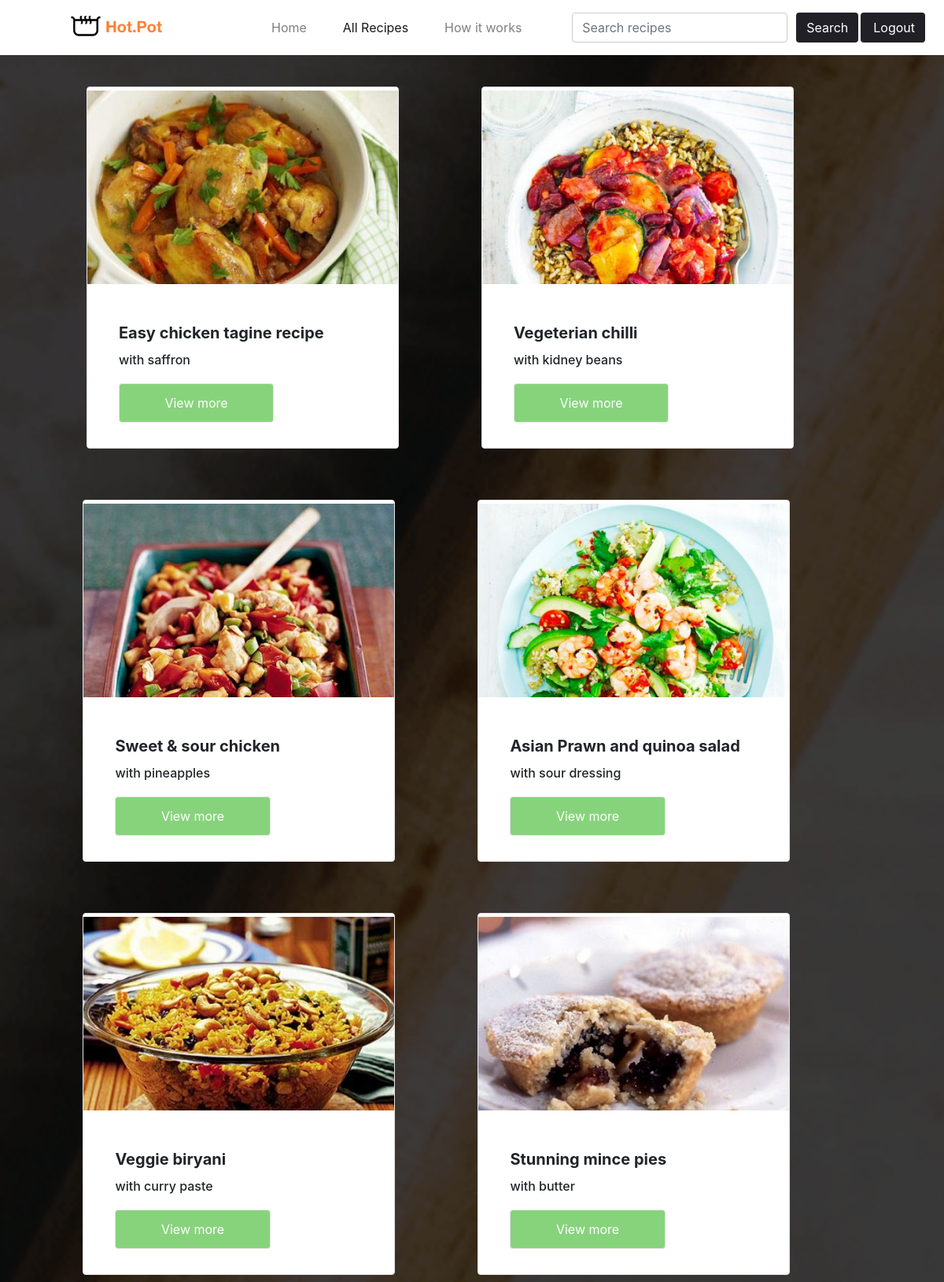
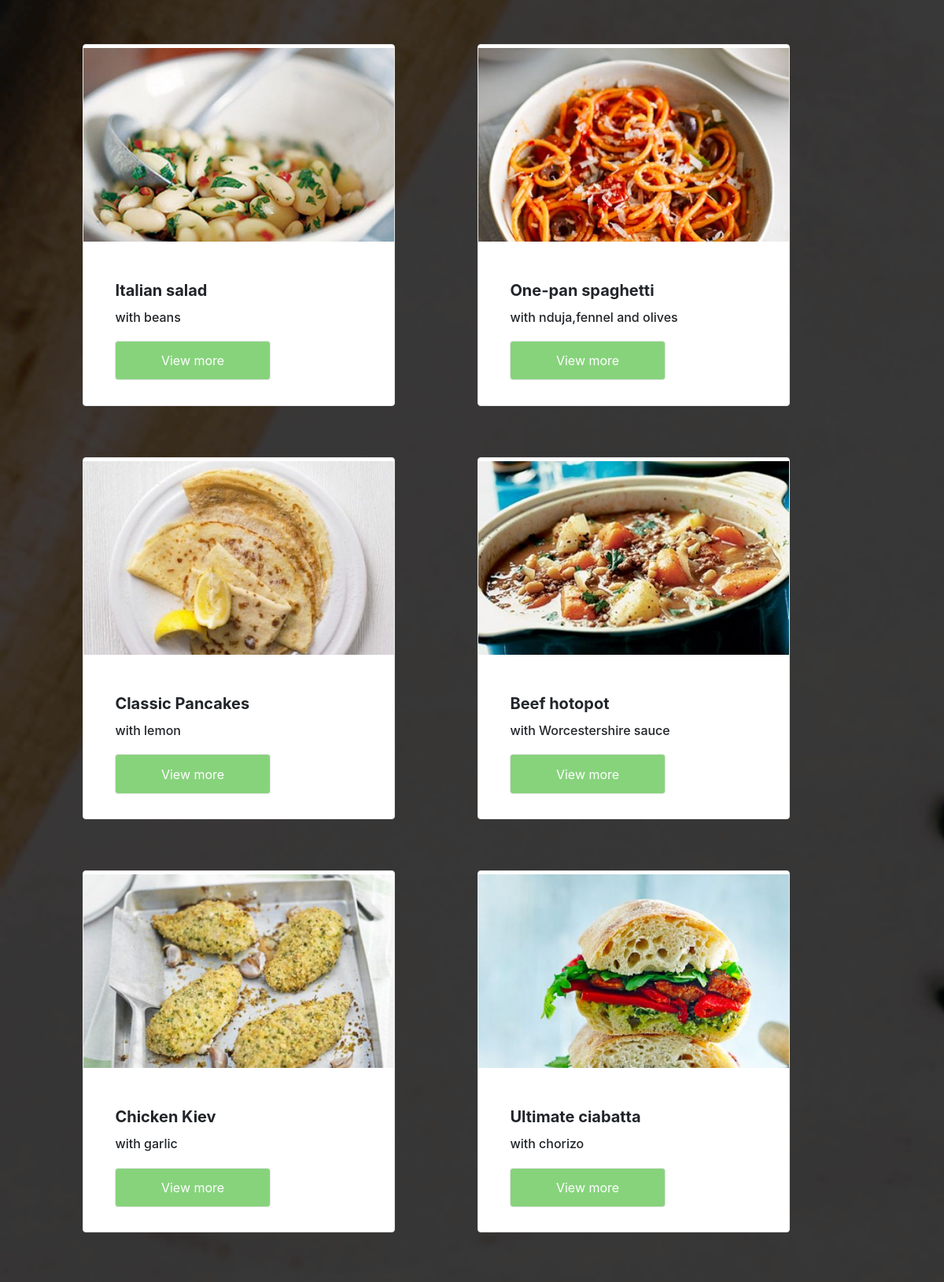
The app's page /allRecipes.php (upper part) with its own data (2 pictures, top to bottom).
### tables this page shows
CREATE TABLE `recipe` (
  `recipe_id` int(11) NOT NULL,
  `title` varchar(255) NOT NULL,
  `subtitle` varchar(255) NOT NULL,
  `img_src` varchar(255) NOT NULL,
  `serving_size` varchar(50) NOT NULL,
  `price` varchar(20) NOT NULL,
  `status` int(1) NOT NULL DEFAULT '1',
  `date_time` datetime NOT NULL
);

### Class.Recipe.php (the view, shortened to what this page needs)
<?php
Class Recipe{
    public function allRecipes(){
    require 'database.php';
    $sql = "SELECT * from recipe";
    $output = $DB_con->query($sql);
    foreach ($output as $outputs) {
      echo "<body id='all-recipes'>";
      echo "<div class='flex-container'>";
      echo "<div class='card2'>";
      echo "<div class='image_wrapper'>";
      echo "<img src=" . $outputs['img_src'] . ">";
      echo "</div>";
      echo "<div class='card_body'>";
      echo "<h5>" . $outputs['title'] . "</h5>";
      echo "<h6>" . $outputs['subtitle'] . "</h6>";
      echo "<a href=./viewRecipe.php?id=" . $outputs['recipe_id'] . ">";
      echo "<button class ='view-recipe' >" . "View more" . "</button>";
      echo "</a>";
      echo "</div>";
      echo "</div>";
      echo "</div>";
      echo "</body>";
       }
    }
    }
?>

### allRecipes.php (shortened to what this page needs)
<?php
require 'database.php';
include  'Class.Recipe.php';
$recipes = new Recipe;
?>
<!DOCTYPE html>
<html lang="en">
<head>
    <link rel="stylesheet" href="https://stackpath.bootstrapcdn.com/bootstrap/4.3.1/css/bootstrap.min.css">
    <link rel="stylesheet" href="./css/main.css" type="text/css" />
</head>
<body>
    <nav class="navbar navbar-expand-lg navbar-light fixed top custom-nav bg-white">
        <div class="collapse navbar-collapse" id="navbarSupportedContent">
            <ul class="navbar-nav mr-auto">
                <li class="nav-item active">
                    <img src="images/logo-2.png" class="logo2">
                </li>
                <li class="nav-item">
                    <a class="nav-link" href="./index.php">Home</a>
                </li>
                <li class="nav-item active">
                    <a class="nav-link" href="#">All Recipes</a>
                </li>
                <li class="nav-item">
                    <a class="nav-link" href="./recipeapp/rules.php">How it works</a>
                </li>
            </ul>
            <form class="form-inline my-2 my-lg-0" action="search.php" method="get">
                <input class="form-control mr-sm-2" id="search-bar" type="text" name="search" placeholder="Search recipes">
                <button class=" btn my-2 my-sm 0 log" class="log" type="submit">Search</button>
            </form>
            <div class="nav navbar-nav navbar-right">
                <button class="btn my-2 my-sm 0 log"><a href="./logout.php" class="log">Logout</a></button>
            </div>
        </div>
    </nav>
    <?php $recipes->allRecipes(); ?>
</body>
</html>

### css/main.css (style rules this page uses)
.custom-nav { padding-left: 2%; padding-right: 2%; background-color: white; }
nav img { height:35px; margin-right:50px; }
nav ul { margin-left:100px; }
nav ul li { margin-right:30px; }
.log { background-color:#212026; color:white; margin-left: 3px; }
.navbar form button { background-color: #212026; color: white; border-radius:4px; }
.logo2 { width: 117px; height: 26px; margin-top: 5%; object-fit: contain; }
#search-bar { height: 38px; }
.form-control { width: 65%; height: 20px; border-radius: 4px; border: solid 1px #cccccc; background-color: #ffffff; }
#all-recipes { background: url('../images/7.png'); background-size: cover; height: 100vh; width: 100%; background-attachment: fixed; }
#all-recipes .flex-container { display: inline-flex; flex-direction: row; flex-wrap: wrap; justify-content: space-between; align-content: center; }
#all-recipes img { margin-top: 1%; }
.card2 { height: 460px; border-radius: 4px; border: solid 1px #e5e5e5; background-color: #ffffff; margin-left: 21%; margin-bottom: 5%; margin-top: 40px; transition-duration: 1s; }
#all-recipes .logo2 { width: 117px; height: 26px; object-fit: contain; margin-top: 5px; margin-left: -30%; }
#all-recipes .image_wrapper { height: 250px; overflow: hidden; }
#all-recipes .image_wrapper img { width:100%; height: auto; text-align: center; }
#all-recipes .card_body h5 { font-weight: bold; padding-bottom: 5px; margin-top: 10px; }
#all-recipes .card_body { text-align: left; padding: 40px; position: relative; }
#all-recipes h6 { margin-bottom: 30px; }
#all-recipes .view-recipe { width: 50%; height: 50.1px; border-radius: 4px; border: solid 1px #e5e5e5; background-color: #87D37C; color: white; opacity: 1; position: absolute; bottom: 0px; }

### records on screen
recipe: img_src (picture), title "Easy chicken tagine recipe", subtitle "with saffron"
recipe: img_src (picture), title "Vegeterian chilli", subtitle "with kidney beans"
recipe: img_src (picture), title "Sweet & sour chicken", subtitle "with pineapples"
recipe: img_src (picture), title "Asian Prawn and quinoa salad", subtitle "with sour dressing"
recipe: img_src (picture), title "Veggie biryani", subtitle "with curry paste"
recipe: img_src (picture), title "Stunning mince pies", subtitle "with butter"
recipe: img_src (picture), title "Italian salad", subtitle "with beans"
recipe: img_src (picture), title "One-pan spaghetti", subtitle "with nduja,fennel and olives"
recipe: img_src (picture), title "Classic Pancakes", subtitle "with lemon"
recipe: img_src (picture), title "Beef hotopot", subtitle "with Worcestershire sauce"
recipe: img_src (picture), title "Chicken Kiev", subtitle "with garlic"
recipe: img_src (picture), title "Ultimate ciabatta", subtitle "with chorizo"
